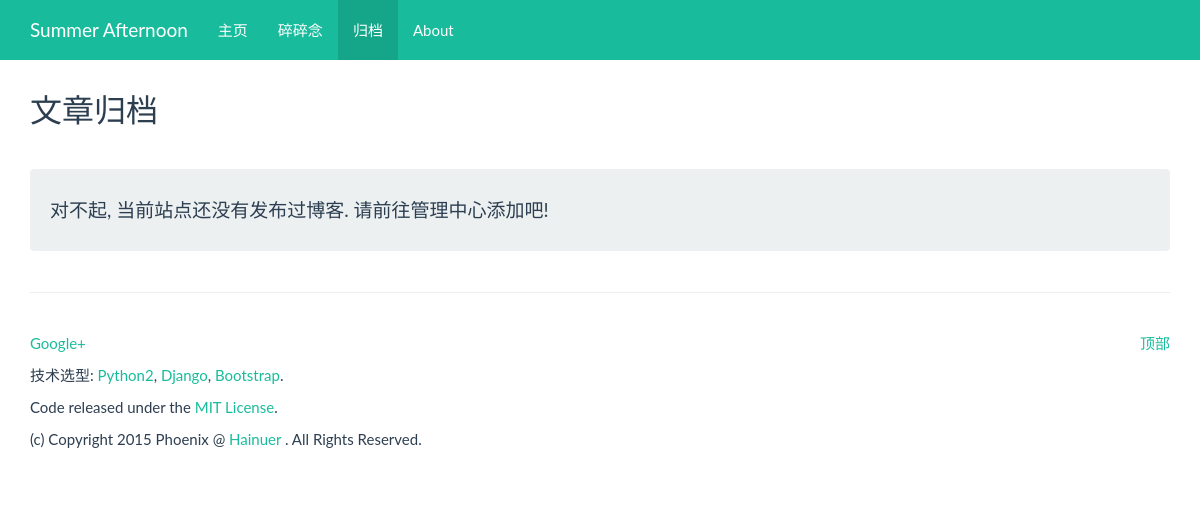
Page /duome/archive/ on the earlier database version.
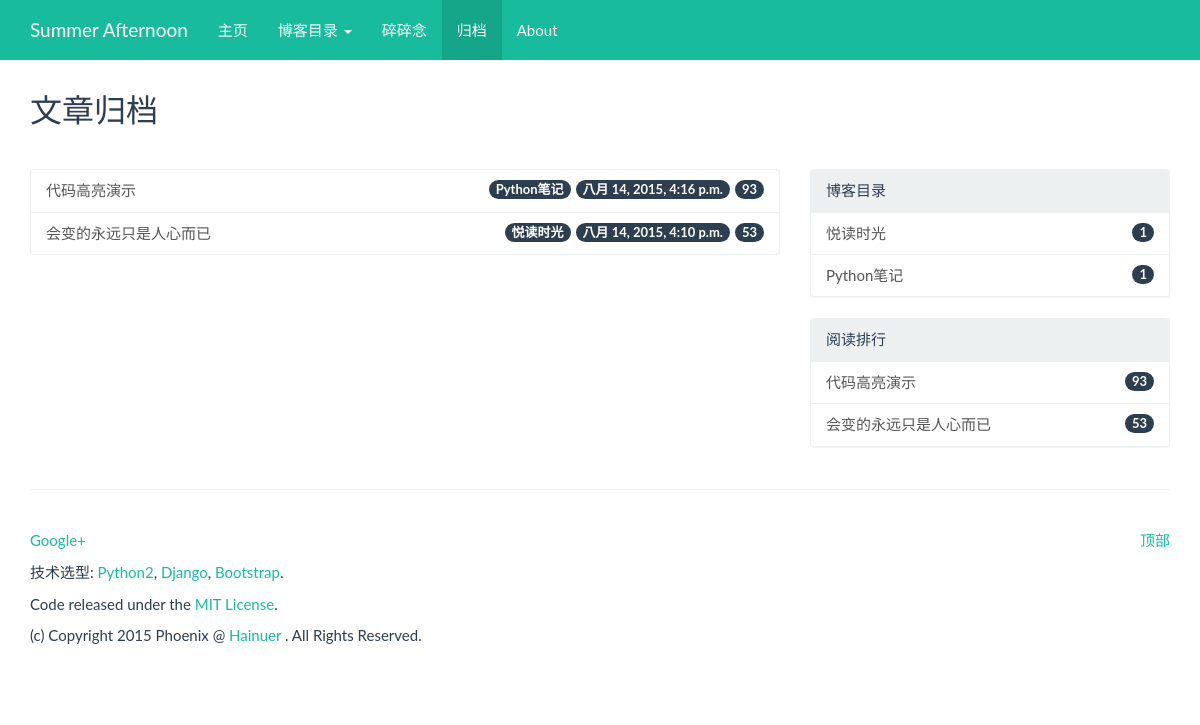
Same page on the later database version.
### duome/models.py (models this page shows, shortened)
class Article(models.Model):
    category = models.ForeignKey(Category)
    title    = models.CharField(max_length=256)
    tags     = models.CharField(max_length=128, blank=True, help_text='请使用空格将标签分隔开')
    content  = models.TextField(verbose_name = '')
    pub_date = models.DateTimeField(default=timezone.now)
    views    = models.IntegerField(default=0)
    breviary = models.TextField(max_length=128, blank=True, verbose_name='')
    uuid = models.CharField(max_length=36)
    def was_published_recently(self):
        return self.pub_date >= timezone.now() - datetime.timedelta(days=1)
    was_published_recently.admin_order_field = 'pub_date'
    was_published_recently.boolean = True
    was_published_recently.short_description = 'Published recently ?'

class Category(models.Model):
    name = models.CharField(max_length=128, unique=True)
    simple_name = models.CharField(max_length=128, blank=True, unique=True)
    views = models.IntegerField(default=0)

### duome/views.py (the view)
def archive(request):
    categories = Category.objects.all()
    for idx in range(0, len(categories)):
         categories[idx].nums = len(Article.objects.filter(category=categories[idx]))
    top_articles = Article.objects.all().order_by('-views')[:10]
    articles = Article.objects.all().order_by('-pub_date')
    ctx_dict = {
        'categories': categories,
        'title': '文章归档',
        'activate_menu': '8',
        'articles': articles,
        'top_articles': top_articles,
    }
    return render(request, 'duome/archive.html', ctx_dict)

### templates/duome/archive.html (shortened to what this page needs)
{% extends 'duome_base.html' %}
{% block main_body %}
<div class="row">
	<div class="col-lg-12">
		<div class="page-header">
			<h2>文章归档</h2>
		</div>
	</div>
</div>
{% if articles %}
<div class="row">
	<div class="col-lg-8">
		<div class="list-group">
			{% for article in articles %}
			<a href="{% url 'duome:post' article.uuid %}" class="list-group-item">
				<span class="badge">{{ article.views }}</span>
				<span class="badge">{{ article.pub_date }}</span>
				<span class="badge">{{ article.category.name }}</span>
				{{ article.title }}
			</a>
			{% endfor %}
		</div>
	</div>
		<div class="col-lg-4">
		<div class="panel panel-default">
  			<div class="panel-heading">博客目录</div>
			<div class="list-group">
				{% if categories %}
				{% for category in categories %}
				<a href="{% url 'duome:category' category.simple_name %}" class="list-group-item">
					<span class="badge">{{ category.nums }}</span>
					{{ category.name }}
				</a>
				{% endfor %}
				{% else %}
				<a href="#" class="list-group-item">
					<span class="badge">0</span>
					<h4 class="list-group-item-heading">对不起, 博客目录为空. 请前往管理中心添加吧!</h4>
					<p class="list-group-item-text">Soory, There isn't Blog can load.</p>
				</a>
				{% endif %}
			</div>
		</div>
		<div class="panel panel-default">
  			<div class="panel-heading">阅读排行</div>
			<div class="list-group">
				{% if top_articles %}
				{% for article in top_articles %}
				<a href="{% url 'duome:post' article.uuid %}" class="list-group-item">
					<span class="badge">{{ article.views }}</span>
					{{ article.title }}
				</a>
				{% endfor %}
				{% else %}
				<a href="#" class="list-group-item">
					<span class="badge">0</span>
					<h4 class="list-group-item-heading">对不起, 当前站点还没有发布过博客. 请前往管理中心添加吧!</h4>
					<p class="list-group-item-text">Soory, There isn't Blog can load.</p>
				</a>
				{% endif %}
			</div>
		</div>
	</div>
</div>
{% else %}
<div class="row">
	<div class="col-lg-12">
		<div class="well">
			<h4>对不起, 当前站点还没有发布过博客. 请前往管理中心添加吧!</h4>
		</div>
	</div>
</div>
{% endif %}
{% endblock %}

Differences in the rows shown:
added Article: views "93", pub_date "八月 14, 2015, 4:16 p.m.", category.name "Python笔记", title "代码高亮演示"
added Article: views "53", pub_date "八月 14, 2015, 4:10 p.m.", category.name "悦读时光", title "会变的永远只是人心而已"
added Category: nums "1", name "悦读时光"
added Category: nums "1", name "Python笔记"
Other differences:
text no longer shown: "对不起, 当前站点还没有发布过博客. 请前往管理中心添加吧!"
text now shown: "博客目录 博客目录 阅读排行"
